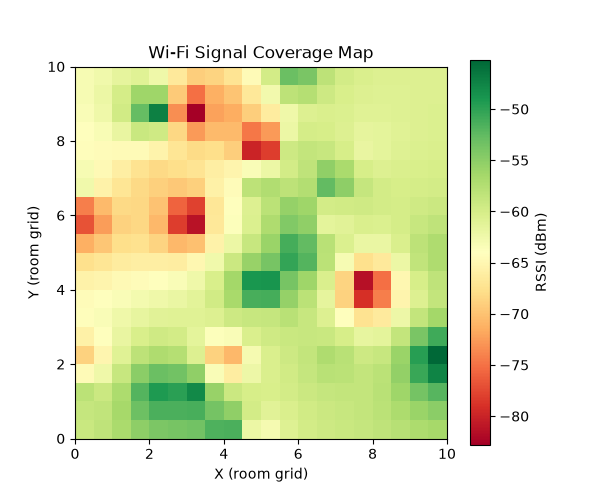

Source code (Python):
import numpy as np
import matplotlib.pyplot as plt
from idw import idw_interpolate

def generate_heatmap(known_points, grid_size=20, output_path="heatmap.png"):
    """
    known_points: list of dicts like {"x":.., "y":.., "rssi":..}
    grid_size: how many points per axis to estimate (higher = smoother, slower)
    output_path: where to save the resulting image
    """
    x_vals = np.linspace(0, 10, grid_size)
    y_vals = np.linspace(0, 10, grid_size)
    grid = np.zeros((grid_size, grid_size))

    for i, x in enumerate(x_vals):
        for j, y in enumerate(y_vals):
            grid[j, i] = idw_interpolate(known_points, x, y)

    plt.figure(figsize=(6, 5))
    plt.imshow(grid, extent=[0, 10, 0, 10], origin="lower", cmap="RdYlGn")
    plt.colorbar(label="RSSI (dBm)")
    plt.title("Wi-Fi Signal Coverage Map")
    plt.xlabel("X (room grid)")
    plt.ylabel("Y (room grid)")
    plt.savefig(output_path)
    plt.close()
    print(f"Heatmap saved to {output_path}")
